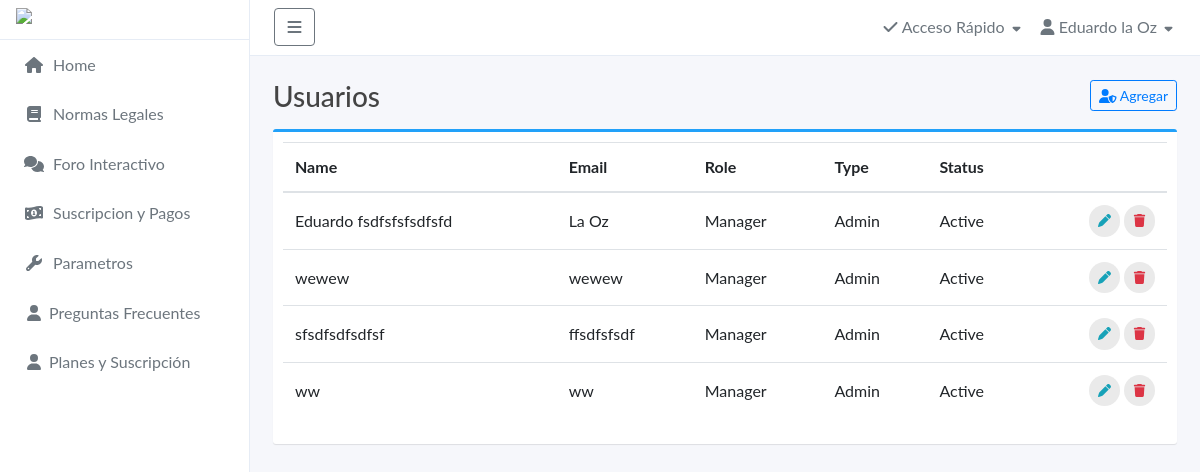
The app's page /users/, older data.
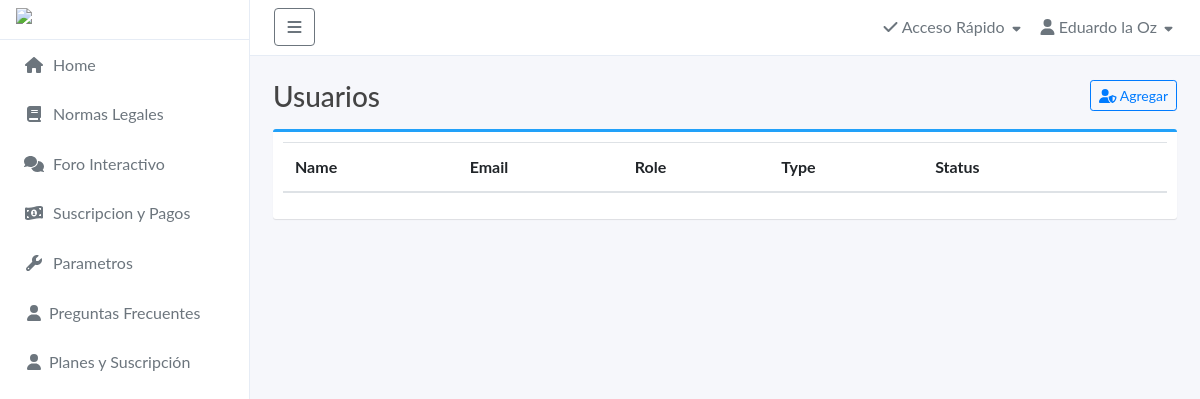
The same page, newer data.
### apps/models.py (models this page shows, shortened)
class User(models.Model):
    id = models.AutoField(primary_key=True)
    firstname = models.CharField(max_length=40,null=True, blank=True)
    lastname = models.CharField(max_length=40,null=True, blank=True)
    document = models.CharField(max_length=20,null=True, blank=True)
    class Meta:
        ordering = ['created']
    class Meta:
        db_table = "user_member"

### apps/views.py (the view)
# urls.py: path('users/', users, name='users'),
def users(request):
    users = User.objects.all()
    context = {'users': users}
    return render(request, 'users.html', context)

### templates/users.html (shortened to what this page needs)
{% extends 'base_nfr.html' %}
{% load static %}
{% block content %}
<div class="container-fluid">
    <div class="page-title">
        <h3>Usuarios
            <a href="users_create" class="btn btn-sm btn-outline-primary float-right"><i class="fas fa-user-shield"></i> Agregar</a>
        </h3>
    </div>
    <div class="box box-primary">
        <div class="box-body">
            <table width="100%" class="table table-hover" id="dataTables-example">
                <thead>
                    <tr>
                        <th>Name</th>
                        <th>Email</th>
                        <th>Role</th>
                        <th>Type</th>
                        <th>Status</th>
                        <th></th>
                    </tr>
                </thead>
                <tbody>
                   <tbody>
                    {% for user in users %}
                    <tr>
                        <td>{{ user.firstname }}</td>
                        <td>{{ user.lastname }}</td>
                        <td>Manager</td>
                        <td>Admin</td>
                        <td>Active</td>
                        <td class="text-right">
                            <a href="users_edit/{{ user.id }}" class="btn btn-outline-info btn-rounded"><i class="fas fa-pen"></i></a>
                            <a href="users_delete/{{ user.id }}" class="btn btn-outline-danger btn-rounded"><i class="fas fa-trash"></i></a>
                        </td>
                    </tr>
                    {% endfor %}
                </tbody>
                </tbody>
            </table>
        </div>
    </div>
</div>
{% endblock content %}

Row changes from the older to the newer data that the page shows:
removed User: firstname "Eduardo fsdfsfsfsdfsfd", lastname "La Oz"
removed User: firstname "wewew", lastname "wewew"
removed User: firstname "sfsdfsdfsdfsf", lastname "ffsdfsfsdf"
removed User: firstname "ww", lastname "ww"
